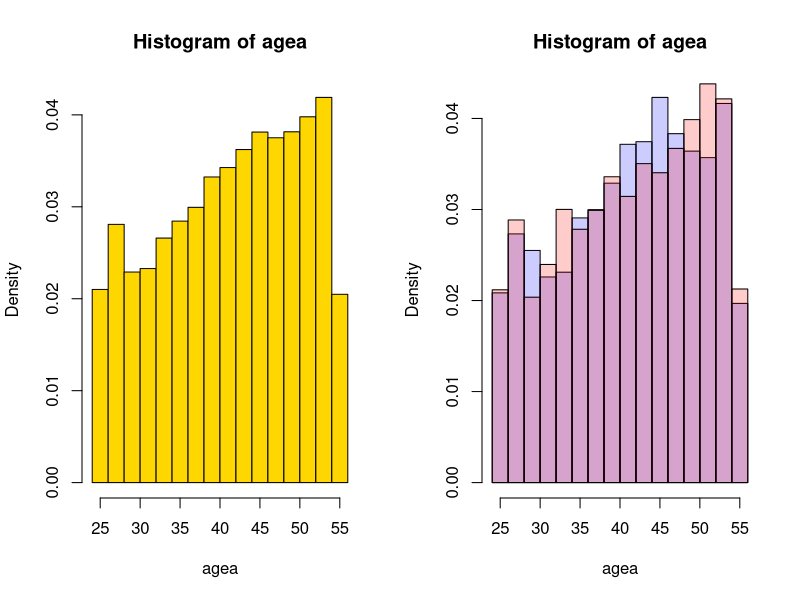
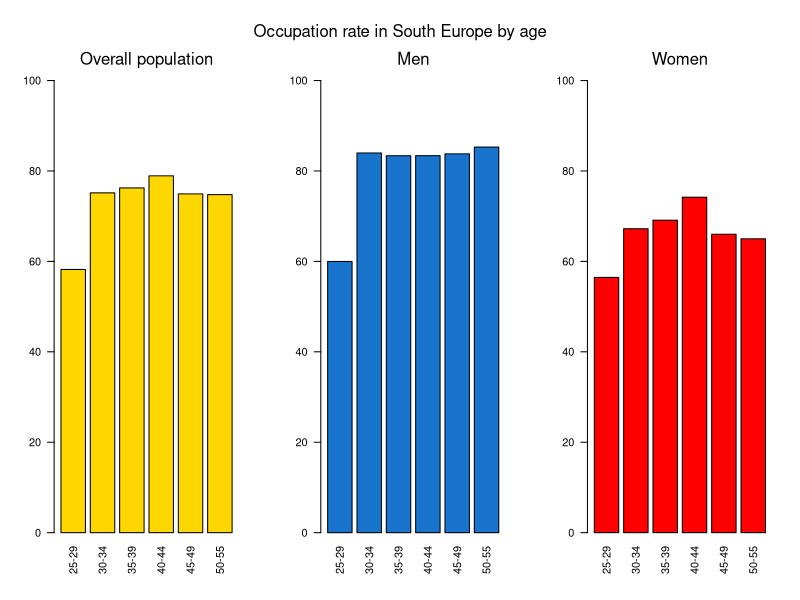
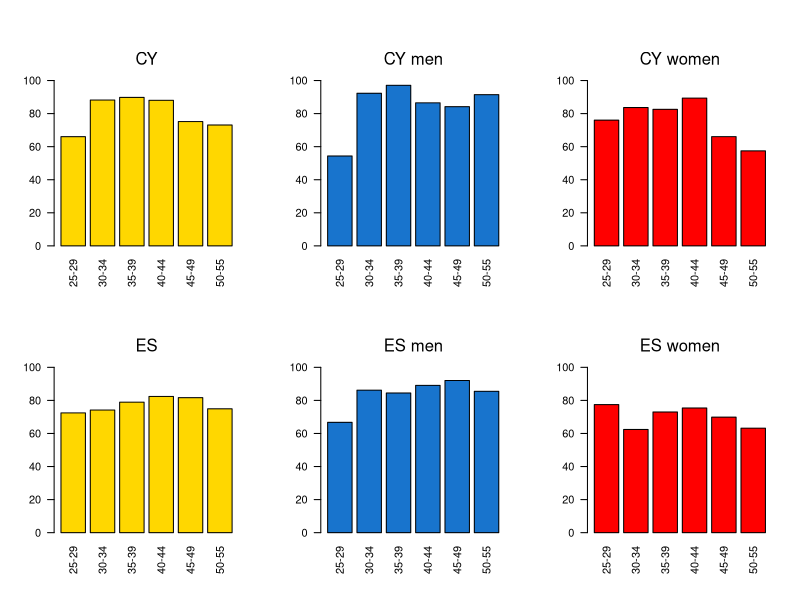
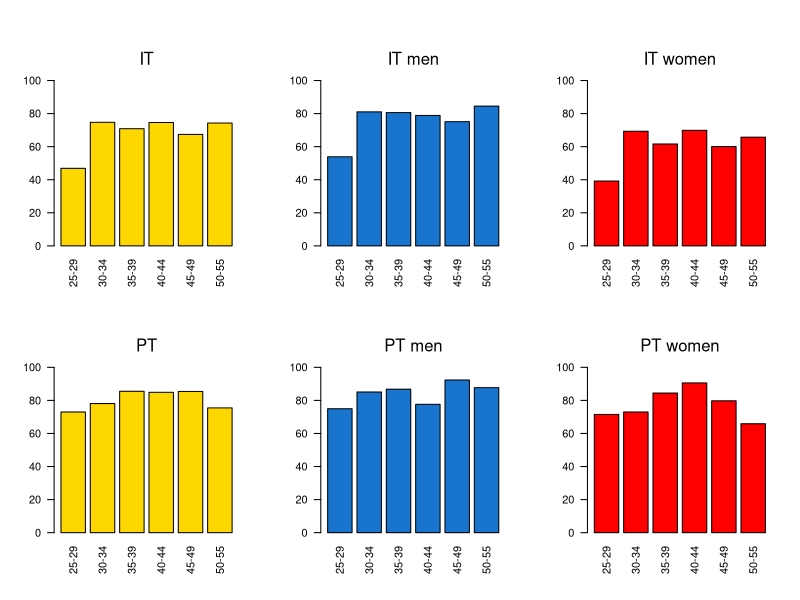
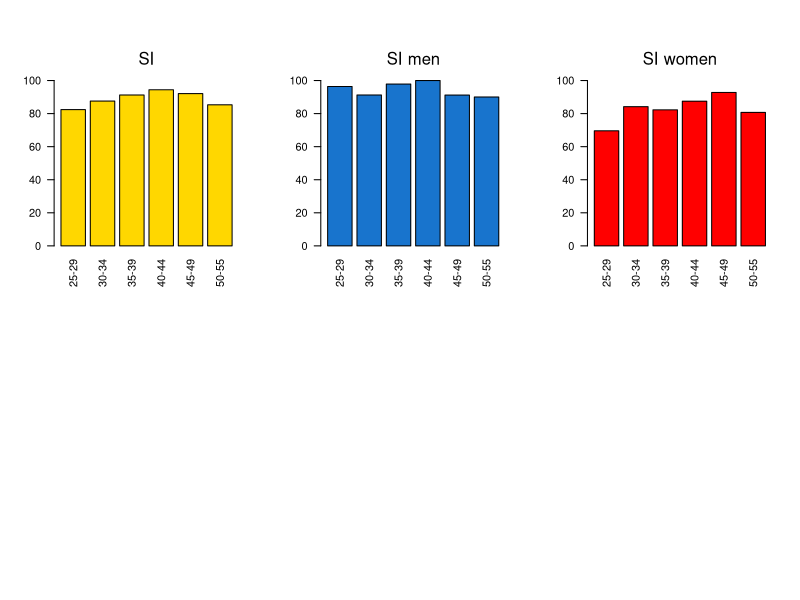
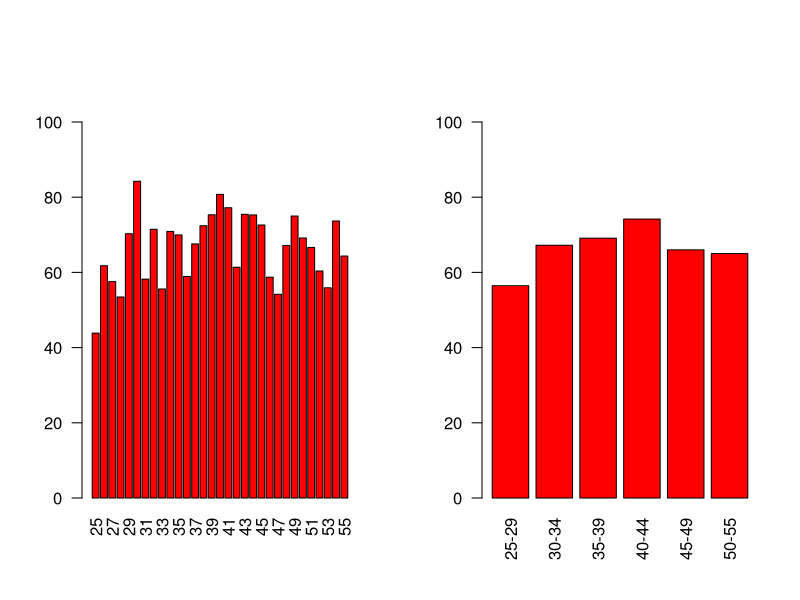

Recreate these plots in R, in order.
# - - - - - - - - - - EXPLORATIVE DATA ANALYSIS - AGE - - - - - - - - - - #

# Does the respondent age affect his employment chances?

#### load the dataset ####

work <- read.csv('Data_Cleaning/data_work.csv', header = T)

# Focus on south Europe
work <- work[work$rgn == 'South Europe', ]
work$rgn <- NULL

# Extract vector containing the countries labels
work$cntry <- as.factor(work$cntry)
work$cntry <- droplevels(work$cntry)
country <-  levels(work$cntry)


#### Define the weights design ####
library(survey)

design <- svydesign(ids = ~psu, weights = ~anweight, nest = T, 
                    data = work)



#### Overall age distribution ####

par(mfrow = c(1,2))
svyhist(~agea, design, col = 'gold')
svyhist(~agea, subset(design, gndr == 'male'), col = rgb(0,0,1,0.2))
svyhist(~agea, subset(design, gndr == 'female'), col = rgb(1,0,0,0.2), add = T)


# COMMENT ......................................................................
#
#
# Ages are distributed quite similarly between men and women,
# nothing real to point out here.
#
#



### Age in relation with employment status and gender ####

age.temp <- svytable(~agea+pdwrk, design = design)
age.male.temp <- svytable(~agea+pdwrk, design = subset(design, gndr == 'male'))
age.female.temp <- svytable(~agea+pdwrk, design = subset(design, gndr == 'female'))

# Group people in 5 years spans
# (group 1: 25-29, group 2: 30-34 ...)
age <- age.male <- age.female <- matrix(NA, nrow = 6, ncol = 2)
for(i in 1:6){
  
  age[i,] <- colSums(age.temp[(5*i-4):(5*i),])
  age.male[i,] <- colSums(age.male.temp[(5*i-4):(5*i),])
  age.female[i,] <- colSums(age.female.temp[(5*i-4):(5*i),])

}
age[6,] <- age[6,] + age.temp[dim(age.temp)[1],]
age.male[6,] <- age.male[6,] + age.male.temp[dim(age.male.temp)[1],]
age.female[6,] <- age.female[6,] + age.female.temp[dim(age.female.temp)[1],]


# Compute percentage of employed people for each age
age <- age[,2]/rowSums(age) * 100
age.male <- age.male[,2]/rowSums(age.male) * 100
age.female <- age.female[,2]/rowSums(age.female) * 100

rm(age.temp, age.male.temp, age.female.temp)



# PLOT

par(mfrow = c(1,3), oma=c(0,0,2,0))
barplot(age,
        col = 'gold',
        ylim = c(0,100),
        names.arg = c('25-29','30-34','35-39','40-44','45-49','50-55'),
        las = 2)
mtext('Overall population', side=3, line = 1)
barplot(age.male,
        col = 'dodgerblue3',
        ylim = c(0,100),
        names.arg = c('25-29','30-34','35-39','40-44','45-49','50-55'),
        las = 2)
mtext('Men', side=3, line = 1)
barplot(age.female,
        col = 'red',
        ylim = c(0,100),
        names.arg = c('25-29','30-34','35-39','40-44','45-49','50-55'),
        las = 2)
mtext('Women', side=3, line = 1)
mtext('Occupation rate in South Europe by age', outer = T, side=3, line = -1)


# COMMENT ......................................................................
#
#
# Overall, I don't see a real trend suggesting the employment chances change with age,
# except for the situation before and after the 30s.
# In particular, men and women are equal before the 30,
# but after men stabilize while women have some changes in distribution.
#
# Maybe we could consider these data ONLY FOR WOMEN,
# and instead of just give the model the age as it is
# (there is clearly no linear relationship between age and response)
# we can say to the model to compute the difference between say the 40s
# and the actual age, penalizing women which are far from this threshold.
#
#



### Age in relation with employment status and gender for each country ####

age.south <- age.south.male <- age.south.female <- NULL
for( cnt in country){
  
  age.temp <- svytable(~agea+pdwrk, design = subset(design, cntry == cnt))
  age.male.temp <- svytable(~agea+pdwrk, design = subset(design, gndr == 'male' & cntry == cnt))
  age.female.temp <- svytable(~agea+pdwrk, design = subset(design, gndr == 'female' & cntry == cnt))
  
  age.south <- cbind(age.south, age.temp)
  age.south.male <- cbind(age.south.male, age.male.temp)
  age.south.female <- cbind(age.south.female, age.female.temp)
}


# Group people in 5 years spans
# (group 1: 25-29, group 2: 30-34 ...)
age.temp <- age.south
age.male.temp <- age.south.male
age.female.temp <- age.south.female
age.south <- age.south.male <- age.south.female <- matrix(NA, nrow = 6, ncol = dim(age.temp)[2])
for(i in 1:6){
  
  age.south[i,] <- colSums(age.temp[(5*i-4):(5*i),])
  age.south.male[i,] <- colSums(age.male.temp[(5*i-4):(5*i),])
  age.south.female[i,] <- colSums(age.female.temp[(5*i-4):(5*i),])
  
}
age.south[6,] <- age.south[6,] + age.temp[dim(age.temp)[1],]
age.south.male[6,] <- age.south.male[6,] + age.male.temp[dim(age.male.temp)[1],]
age.south.female[6,] <- age.south.female[6,] + age.female.temp[dim(age.female.temp)[1],]


# Pass to percentages
age.temp <- age.south
age.male.temp <- age.south.male
age.female.temp <- age.south.female
age.south <- age.south.male <- age.south.female <- matrix(NA, nrow = 6, ncol = dim(age.temp)[2]/2)
for(i in 1:5){
  
  age.south[,i] <- age.temp[,2*i] / rowSums(age.temp[,(2*i-1):(2*i)])*100
  age.south.male[,i] <- age.male.temp[,2*i] / rowSums(age.male.temp[,(2*i-1):(2*i)])*100
  age.south.female[,i] <- age.female.temp[,2*i] / rowSums(age.female.temp[,(2*i-1):(2*i)])*100
  
}

colnames(age.south) <- country
colnames(age.south.male) <- country
colnames(age.south.female) <- country



# PLOT
# 
# par(mfrow = c(1,1))
# plot(1:6, age, col = 'gold', type = 'l', lwd = 3, ylim = c(0,100))
# points(1:6, age.male, col = 'dodgerblue3', type = 'l', lwd = 4)
# points(1:6, age.female, col = 'red', type = 'l', lwd = 4)
# for(i in 1:dim(age.south)[1]){
#   points(1:6, age.south[,i], col = 'yellow', type = 'l')
#   points(1:6, age.south.male[,i], col = 'dodgerblue3', type = 'l')
#   points(1:6, age.south.female[,i], col = 'red', type = 'l')
# }


par(mfrow = c(2,3))
for(i in 1:length(country)){
  barplot(age.south[,i],
          col = 'gold',
          ylim = c(0,100),
          names.arg = c('25-29','30-34','35-39','40-44','45-49','50-55'),
          las = 2)
  mtext(country[i], side=3, line = 1)
  barplot(age.south.male[,i],
          col = 'dodgerblue3',
          ylim = c(0,100),
          names.arg = c('25-29','30-34','35-39','40-44','45-49','50-55'),
          las = 2)
  mtext(paste(country[i], 'men'), side=3, line = 1)
  barplot(age.south.female[,i],
          col = 'red',
          ylim = c(0,100),
          names.arg = c('25-29','30-34','35-39','40-44','45-49','50-55'),
          las = 2)
  mtext(paste(country[i], 'women'), side=3, line = 1)
}


# COMMENT ......................................................................
#
#
# Men and women tend to be differently distributed,
# and this distribution is not much constant in each country.
# However, it is not clear to me if the difference is enough,
# to justify a different model for age and country together,
#
#
#           => I WOULD PROBABLY DIVIDE MEN AND WOMEN, BUT NOT THE COUNTRY HERE.
#
#



### A final look to women ####

age.female.temp <- svytable(~agea+pdwrk, design = subset(design, gndr == 'female'))
age.female.tot <- age.female.temp[,2]/rowSums(age.female.temp) * 100

par(mfrow =c(1,2))
barplot(age.female.tot,
        col = 'red',
        ylim = c(0,100),
        # names.arg = c('25-29','30-34','35-39','40-44','45-49','50-55'),
        las = 2)
barplot(age.female,
        col = 'red',
        ylim = c(0,100),
        names.arg = c('25-29','30-34','35-39','40-44','45-49','50-55'),
        las = 2)



# COMMENT ......................................................................
#
#
# Avoiding the categories, the pattern that seems to be in the first plays disappears,
# leaving something difficult to interpret.
#
# Overall, I don't know how a glm can correctly deal with this.
#
#

rm(age.temp, age.male.temp, age.female.temp, i, cnt)
